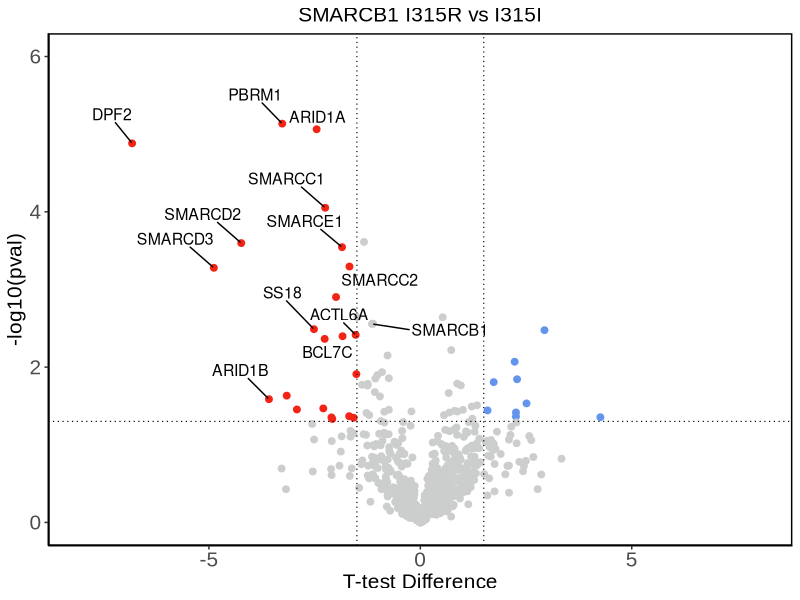
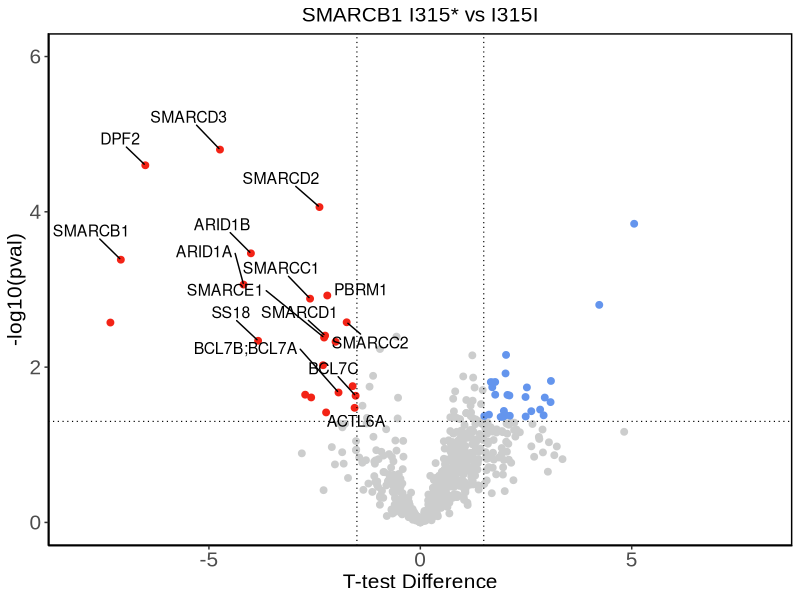
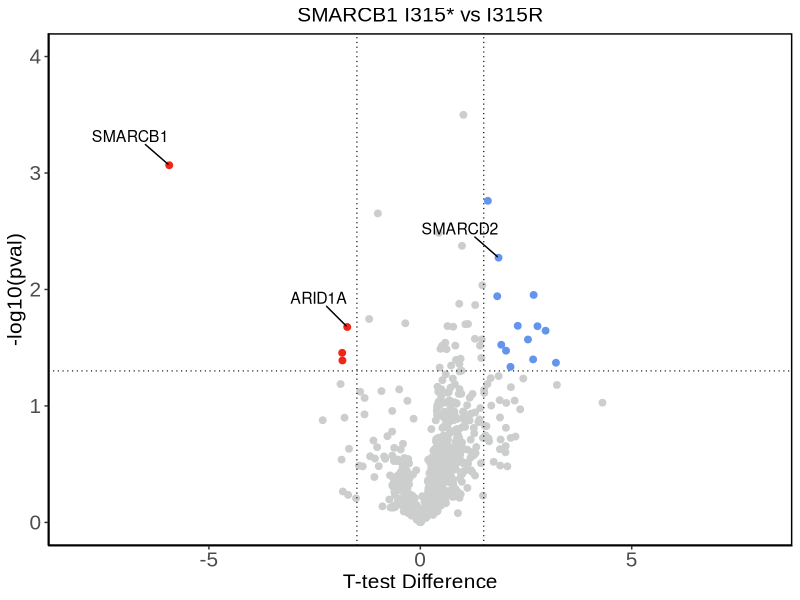
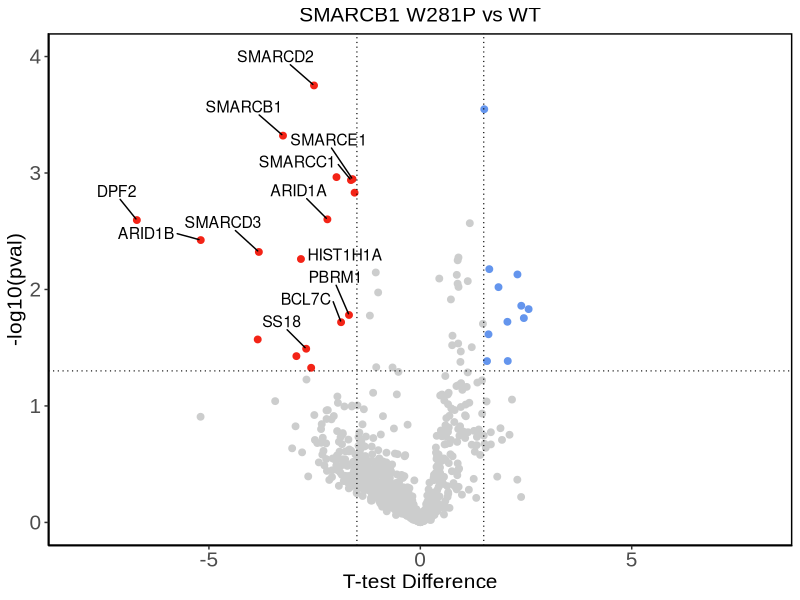
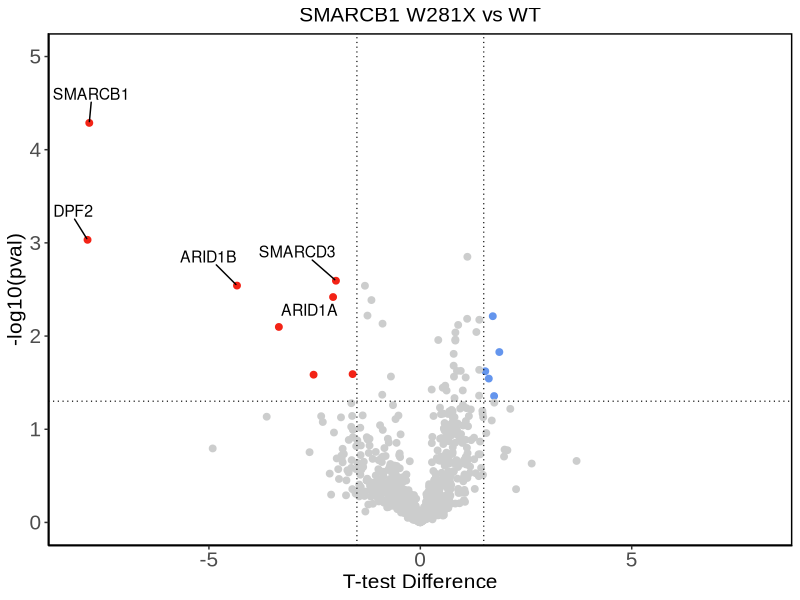
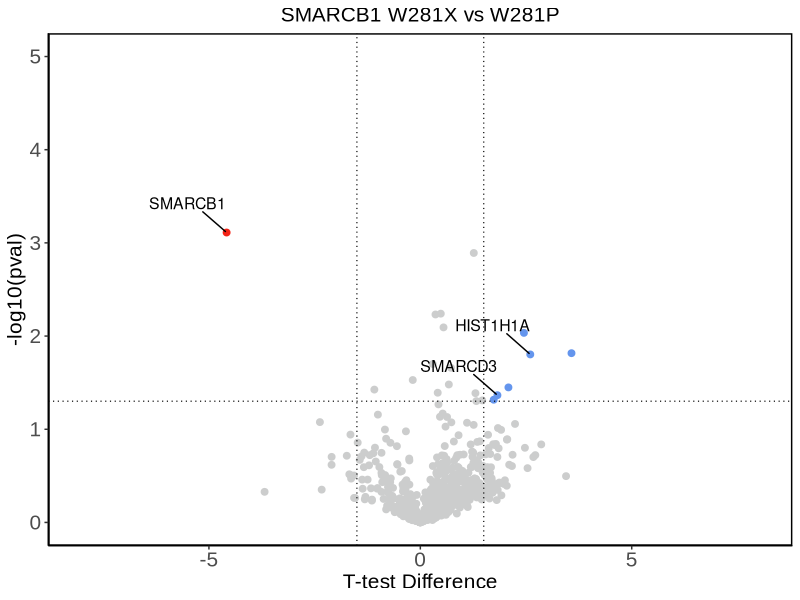
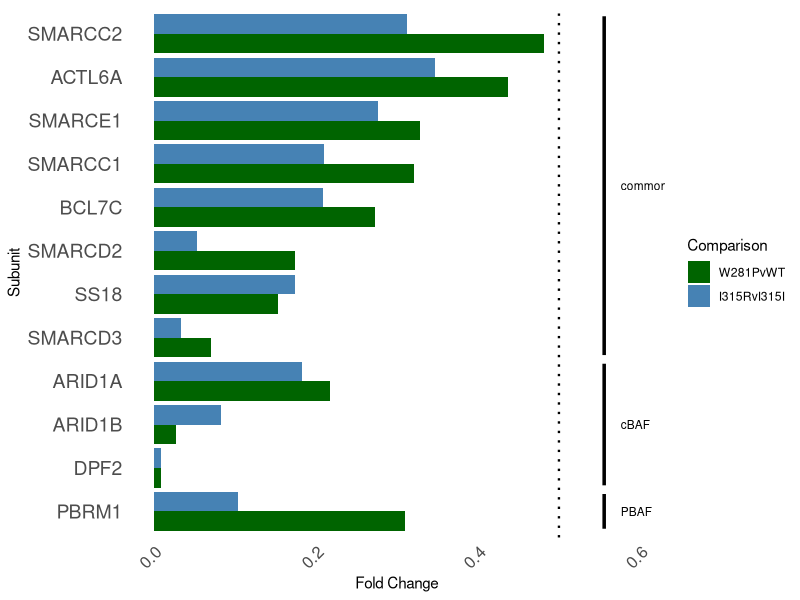
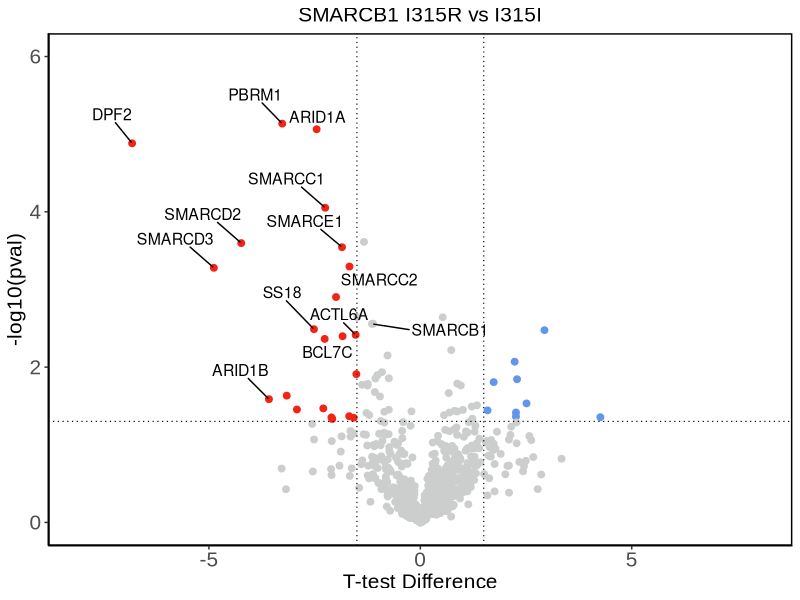

Here is the R script that generated these plots, in order:
## ---- chunk 1
library(readr)
library(ggplot2)
library(dplyr)
library(ggrepel)
library(writexl)

I315_ms <- read_tsv("./results/mass_spec/I315_statistical_analysis.tsv")

I315_ms$`N: Student's T-test Difference I315I_I315R` <- I315_ms$`N: Student's T-test Difference I315I_I315R` * -1

I315_ms$`N: Student's T-test Difference I315I_I315X` <- I315_ms$`N: Student's T-test Difference I315I_I315X` * -1

I315_ms$`N: Student's T-test Difference I315R_I315X` <- I315_ms$`N: Student's T-test Difference I315R_I315X` * -1

I315_ms <- I315_ms[,c(48,50,9,6,2,8,10,4,7,5,3,34,35,37,38,40,42)]

I315_ms <- I315_ms %>%
  rename(Accession = 'T: Majority protein IDs') %>%
  rename('Gene Symbol' = 'T: Gene names') %>%
  rename('L2FC_I315I_R1_LFQ' = 'Intensity 09') %>%
  rename('L2FC_I315I_R2_LFQ' = 'Intensity 06') %>%
  rename('L2FC_I315I_R3_LFQ' = 'Intensity 02') %>%
  rename('L2FC_I315R_R1_LFQ' = 'Intensity 08') %>%
  rename('L2FC_I315R_R2_LFQ' = 'Intensity 10') %>%
  rename('L2FC_I315R_R3_LFQ' = 'Intensity 04') %>%
  rename('L2FC_I315X_R1_LFQ' = 'Intensity 07') %>%
  rename('L2FC_I315X_R2_LFQ' = 'Intensity 05') %>%
  rename('L2FC_I315X_R3_LFQ' = 'Intensity 03')

write_xlsx(I315_ms, "./results/mass_spec/I315_ms_supp_data.xlsx")


#I315IvI315X

I315IvI315X_sig <- I315_ms %>%
  filter(I315_ms$`N: -Log Student's T-test p-value I315I_I315X` > 1.30102999566)

I315IvI315X_sig_up <- I315IvI315X_sig %>%
  filter(I315IvI315X_sig$`N: Student's T-test Difference I315I_I315X` < -1.5)

I315IvI315X_sig_up_clean <- I315IvI315X_sig_up %>% filter(!is.na(`Gene Symbol`))

I315IvI315X_sig_down <- I315IvI315X_sig %>%
  filter(I315IvI315X_sig$`N: Student's T-test Difference I315I_I315X` > 1.5)

I315IvI315X_sig_down_clean <- I315IvI315X_sig_down %>% filter(!is.na(`Gene Symbol`))

I315IvI315X_sig_final <- rbind(I315IvI315X_sig_down, I315IvI315X_sig_up)

I315IvI315X_sig_final2 <- I315IvI315X_sig_final[, c("N: -Log Student's T-test p-value I315I_I315X", "N: Student's T-test Difference I315I_I315X", "Gene Symbol")]

write_xlsx(I315IvI315X_sig_final2, "./results/mass_spec/I315IvI315X_sig_proteins.xlsx")


#I315IvI315R

I315IvI315R_sig <- I315_ms %>%
  filter(I315_ms$`N: -Log Student's T-test p-value I315I_I315R` > 1.30102999566)

I315IvI315R_sig_up <- I315IvI315R_sig %>%
  filter(I315IvI315R_sig$`N: Student's T-test Difference I315I_I315R` < -1.5)

I315IvI315R_sig_up_clean <- I315IvI315R_sig_up %>% filter(!is.na(`Gene Symbol`))

I315IvI315R_sig_down <- I315IvI315R_sig %>%
  filter(I315IvI315R_sig$`N: Student's T-test Difference I315I_I315R` > 1.5)

I315IvI315R_sig_down_clean <- I315IvI315R_sig_down %>% filter(!is.na(`Gene Symbol`))

I315IvI315R_sig_final <- rbind(I315IvI315R_sig_down, I315IvI315R_sig_up)

I315IvI315R_sig_final2 <- I315IvI315R_sig_final[, c("N: -Log Student's T-test p-value I315I_I315R", "N: Student's T-test Difference I315I_I315R", "Gene Symbol")]



write_xlsx(I315IvI315R_sig_final2, "./results/mass_spec/I315IvI315R_sig_proteins.xlsx")

#I315RvI315X

I315RvI315X_sig <- I315_ms %>%
  filter(I315_ms$`N: -Log Student's T-test p-value I315R_I315X` > 1.30102999566)

I315RvI315X_sig_up <- I315RvI315X_sig %>%
  filter(I315RvI315X_sig$`N: Student's T-test Difference I315R_I315X` < -1.5)

I315RvI315X_sig_up_clean <- I315RvI315X_sig_up %>% filter(!is.na(`Gene Symbol`))

I315RvI315X_sig_down <- I315RvI315X_sig %>%
  filter(I315RvI315X_sig$`N: Student's T-test Difference I315R_I315X` > 1.5)

I315RvI315X_sig_down_clean <- I315RvI315X_sig_down %>% filter(!is.na(`Gene Symbol`))

I315RvI315X_sig_final <- rbind(I315RvI315X_sig_down, I315RvI315X_sig_up)

I315RvI315X_sig_final2 <- I315RvI315X_sig_final[, c("N: -Log Student's T-test p-value I315R_I315X", "N: Student's T-test Difference I315R_I315X", "Gene Symbol")]

write_xlsx(I315RvI315X_sig_final2, "./results/mass_spec/I315RvI315X_sig_proteins.xlsx")


I315IvI315R_sig_up_clean_BAF <- I315IvI315R_sig_up_clean %>%
  filter(I315IvI315R_sig_up_clean$`Gene Symbol` == "ARID1A" |
         I315IvI315R_sig_up_clean$`Gene Symbol` == "PBRM1" |
         I315IvI315R_sig_up_clean$`Gene Symbol` == "SMARCD2" |
         I315IvI315R_sig_up_clean$`Gene Symbol` == "ACTL6A" |
         I315IvI315R_sig_up_clean$`Gene Symbol` == "SS18" |
         I315IvI315R_sig_up_clean$`Gene Symbol` == "SMARCD3" |
         I315IvI315R_sig_up_clean$`Gene Symbol` == "ARID1B" |
         I315IvI315R_sig_up_clean$`Gene Symbol` == "SMARCC2" |
         I315IvI315R_sig_up_clean$`Gene Symbol` == "DPF2" |
         I315IvI315R_sig_up_clean$`Gene Symbol` == "SMARCC1" |
         I315IvI315R_sig_up_clean$`Gene Symbol` == "SMARCC1" |
         I315IvI315R_sig_up_clean$`Gene Symbol` == "SMARCE1" |
         I315IvI315R_sig_up_clean$`Gene Symbol` == "BCL7C" )






overlap_I315 <- intersect(I315IvI315R_sig_up$`Gene Symbol`, I315IvI315X_sig_up$`Gene Symbol`)


I315_ms <- I315_ms %>%
  mutate(Significance = case_when(
    `N: -Log Student's T-test p-value I315I_I315R` >= 1.30102999566 & 
    `N: Student's T-test Difference I315I_I315R` > 1.5 ~ "up",
    `N: -Log Student's T-test p-value I315I_I315R` >= 1.30102999566 & 
    `N: Student's T-test Difference I315I_I315R` < -1.5 ~ "down",
    TRUE ~ "nonsig"
  ))



g3 <- I315_ms %>%
  filter(I315_ms$`Gene Symbol` == "SMARCB1")


plot_I315R <- ggplot(data = I315_ms, aes(x = `N: Student's T-test Difference I315I_I315R`, y = `N: -Log Student's T-test p-value I315I_I315R`)) +
  geom_point(aes(color = Significance), size = 2) +
  theme_bw() +
  ylim(0, 6) +
  xlim(-8,8) +
  geom_point(data = g3, color = "#CCCDCD") +
  geom_text_repel(data = g3, label = g3$`Gene Symbol`, hjust = -0.5, vjust = 1, size = 4) +  # Adjust hjust for text positioning
  geom_text_repel(data = I315IvI315R_sig_up_clean_BAF, label = I315IvI315R_sig_up_clean_BAF$`Gene Symbol`, hjust = 1 ,vjust = -2, size = 4) +  # Adjust hjust for text positioning
  labs(title = "SMARCB1 I315R vs I315I", x = "T-test Difference", y = "-log10(pval)") +
  theme(text = element_text(family = "Arial", size = 15),
        axis.text = element_text(size = 15),
        plot.title = element_text(size = 15, hjust = 0.5)) +
  scale_color_manual(values = c("#F32316", "#CCCDCD", "#6495ED")) +
  theme(
    panel.grid.major = element_blank(),
    panel.grid.minor = element_blank(),
    axis.line = element_line(colour = "black"),
    panel.border = element_rect(colour = "black", fill = NA, size = 1)
  ) +
  geom_vline(xintercept = 1.5, linetype = "dotted", size = 0.4) +
  geom_vline(xintercept = -1.5, linetype = "dotted", size = 0.4) + 
  geom_hline(yintercept = 1.30102999566, linetype = "dotted", size = 0.4) +
  theme(legend.position = "none")

plot_I315R 



ggsave("./plots/mass_spec/I315RvsI315I_ms_volcano.tiff", plot =plot_I315R, width = 5, height = 5, dpi=600)

#ggsave("~/Documents/I315IvI315R_ms_volcano.tiff", plot = plot6, width = 5, height = 5, dpi=300)


I315_ms2 <- I315_ms %>%
  mutate(Significance = case_when(
    `N: -Log Student's T-test p-value I315I_I315X` >= 1.30102999566 & 
    `N: Student's T-test Difference I315I_I315X` > 1.5 ~ "up",
    `N: -Log Student's T-test p-value I315I_I315X` >= 1.30102999566 & 
    `N: Student's T-test Difference I315I_I315X` < -1.5 ~ "down",
    TRUE ~ "nonsig"
  ))


g4 <- I315_ms2 %>%
  filter(I315_ms2$`Gene Symbol` == "SMARCB1")



I315IvI315X_sig_up_clean_BAF <- I315IvI315X_sig_up_clean %>%
  filter(I315IvI315X_sig_up_clean$`Gene Symbol` == "ARID1A" |
         I315IvI315X_sig_up_clean$`Gene Symbol` == "PBRM1" |
         I315IvI315X_sig_up_clean$`Gene Symbol` == "SMARCD2" |
         I315IvI315X_sig_up_clean$`Gene Symbol` == "ACTL6A" |
         I315IvI315X_sig_up_clean$`Gene Symbol` == "SS18" |
         I315IvI315X_sig_up_clean$`Gene Symbol` == "SMARCD3" |
         I315IvI315X_sig_up_clean$`Gene Symbol` == "ARID1B" |
         I315IvI315X_sig_up_clean$`Gene Symbol` == "SMARCC2" |
         I315IvI315X_sig_up_clean$`Gene Symbol` == "DPF2" |
         I315IvI315X_sig_up_clean$`Gene Symbol` == "SMARCC1" |
         I315IvI315X_sig_up_clean$`Gene Symbol` == "SMARCE1" |
         I315IvI315X_sig_up_clean$`Gene Symbol` == "BCL7C" |
         I315IvI315X_sig_up_clean$`Gene Symbol` == "SMARCB1" |
         I315IvI315X_sig_up_clean$`Gene Symbol` == "SMARCD1" |  
         I315IvI315X_sig_up_clean$`Gene Symbol` == "BCL7B;BCL7A")




plot_I315X <- ggplot(data = I315_ms2, aes(x = `N: Student's T-test Difference I315I_I315X`, y = `N: -Log Student's T-test p-value I315I_I315X`)) +
  geom_point(aes(color = Significance), size = 2) +
  theme_bw() +
  ylim(0, 6) +
  xlim(-8,8) +
  geom_text_repel(data = I315IvI315X_sig_up_clean_BAF, label = I315IvI315X_sig_up_clean_BAF$`Gene Symbol`, hjust = 1 ,vjust = -2, size = 4) +  # Adjust hjust for text positioning
  labs(title = "SMARCB1 I315* vs I315I", x = "T-test Difference", y = "-log10(pval)") +
  theme(text = element_text(family = "Arial", size = 15),
        axis.text = element_text(size = 15),
        plot.title = element_text(size = 15, hjust = 0.5)) +
  scale_color_manual(values = c("#F32316", "#CCCDCD", "#6495ED")) +
  theme(
    panel.grid.major = element_blank(),
    panel.grid.minor = element_blank(),
    axis.line = element_line(colour = "black"),
    panel.border = element_rect(colour = "black", fill = NA, size = 1)
  ) +
  geom_vline(xintercept = 1.5, linetype = "dotted", size = 0.4) +
  geom_vline(xintercept = -1.5, linetype = "dotted", size = 0.4) + 
  geom_hline(yintercept = 1.30102999566, linetype = "dotted", size = 0.4) +
  theme(legend.position = "none")

plot_I315X

ggsave("./plots/mass_spec/I315XvsI315I_ms_volcano.tiff", plot =plot_I315X, width = 5, height = 5, dpi=600)



I315_ms3 <- I315_ms %>%
  mutate(Significance = case_when(
    `N: -Log Student's T-test p-value I315R_I315X` >= 1.30102999566 & 
    `N: Student's T-test Difference I315R_I315X` > 1.5 ~ "up",
    `N: -Log Student's T-test p-value I315R_I315X` >= 1.30102999566 & 
    `N: Student's T-test Difference I315R_I315X` < -1.5 ~ "down",
    TRUE ~ "nonsig"
  ))


I315RvI315X_sig_both <- rbind(I315RvI315X_sig_up_clean, I315RvI315X_sig_down_clean)


I315RvI315X_sig_up_clean_BAF <- I315RvI315X_sig_both %>%
  filter(I315RvI315X_sig_both$`Gene Symbol` == "ARID1A" |
         I315RvI315X_sig_both$`Gene Symbol` == "SMARCB1" |
         I315RvI315X_sig_both$`Gene Symbol` == "SMARCD2" )



plot_I315RvI315X <- ggplot(data = I315_ms3, aes(x = `N: Student's T-test Difference I315R_I315X`, y = `N: -Log Student's T-test p-value I315R_I315X`)) +
  geom_point(aes(color = Significance), size = 2) +
  theme_bw() +
  ylim(0, 4) +
  xlim(-8,8) +
  geom_text_repel(data = I315RvI315X_sig_up_clean_BAF, label = I315RvI315X_sig_up_clean_BAF$`Gene Symbol`, hjust = 1 ,vjust = -2, size = 4) +  # Adjust hjust for text positioning
  labs(title = "SMARCB1 I315* vs I315R", x = "T-test Difference", y = "-log10(pval)") +
  theme(text = element_text(family = "Arial", size = 15),
        axis.text = element_text(size = 15),
        plot.title = element_text(size = 15, hjust = 0.5)) +
  scale_color_manual(values = c("#F32316", "#CCCDCD", "#6495ED")) +
  theme(
    panel.grid.major = element_blank(),
    panel.grid.minor = element_blank(),
    axis.line = element_line(colour = "black"),
    panel.border = element_rect(colour = "black", fill = NA, size = 1)
  ) +
  geom_vline(xintercept = 1.5, linetype = "dotted", size = 0.4) +
  geom_vline(xintercept = -1.5, linetype = "dotted", size = 0.4) + 
  geom_hline(yintercept = 1.30102999566, linetype = "dotted", size = 0.4) +
  theme(legend.position = "none")

plot_I315RvI315X


ggsave("./plots/mass_spec/I315XvsI315R_ms_volcano.tiff", plot =plot_I315RvI315X, width = 5, height = 5, dpi=600)






## ---- chunk 2

W281_ms <- read_tsv("./results/mass_spec/W281_statistical_analysis.tsv")

W281_ms$`N: Student's T-test Difference WT281_W281P` <- W281_ms$`N: Student's T-test Difference WT281_W281P` * -1

W281_ms$`N: Student's T-test Difference WT281_W281X` <- W281_ms$`N: Student's T-test Difference WT281_W281X` * -1

W281_ms$`N: Student's T-test Difference W281P_W281X` <- W281_ms$`N: Student's T-test Difference W281P_W281X` * -1

W281_ms <- W281_ms[,c(44,46,8,7,5,10,2,9,4,6,3,34,35,37,38,40,41)]

W281_ms <- W281_ms %>%
  rename(Accession = 'T: Majority protein IDs') %>%
  rename('Gene Symbol' = 'T: Gene names') %>%
  rename('L2FC_WT_R1_LFQ' = 'Intensity 08') %>%
  rename('L2FC_WT_R2_LFQ' = 'Intensity 07') %>%
  rename('L2FC_WT_R3_LFQ' = 'Intensity 05') %>%
  rename('L2FC_W281P_R1_LFQ' = 'Intensity 10') %>%
  rename('L2FC_W281P_R2_LFQ' = 'Intensity 02') %>%
  rename('L2FC_W281P_R3_LFQ' = 'Intensity 09') %>%
  rename('L2FC_W281X_R1_LFQ' = 'Intensity 04') %>%
  rename('L2FC_W281X_R2_LFQ' = 'Intensity 06') %>%
  rename('L2FC_W281X_R3_LFQ' = 'Intensity 03')

write_xlsx(W281_ms, "./results/mass_spec/W281_ms_supp_data.xlsx")


#WT v W281*

WTvW281X_sig <- W281_ms %>%
  filter(W281_ms$`N: -Log Student's T-test p-value WT281_W281X` > 1.30102999566)

WTvW281X_sig_up <- WTvW281X_sig %>%
  filter(WTvW281X_sig$`N: Student's T-test Difference WT281_W281X` < -1.5)

WTvW281X_sig_up_clean <- WTvW281X_sig_up %>% filter(!is.na(`Gene Symbol`))

WTvW281X_sig_down <- WTvW281X_sig %>%
  filter(WTvW281X_sig$`N: Student's T-test Difference WT281_W281X` > 1.5)

WTvW281X_sig_down_clean <- WTvW281X_sig_down %>% filter(!is.na(`Gene Symbol`))

WTvW281X_sig_final <- rbind(WTvW281X_sig_down, WTvW281X_sig_up)

WTvW281X_sig_final2 <- WTvW281X_sig_final[, c("N: -Log Student's T-test p-value WT281_W281X", "N: Student's T-test Difference WT281_W281X", "Gene Symbol")]

write_xlsx(WTvW281X_sig_final2, "./results/mass_spec/WTvW281X_sig_proteins.xlsx")

#WT v W281P 

WTvW281P_sig <- W281_ms %>%
  filter(W281_ms$`N: -Log Student's T-test p-value WT281_W281P` > 1.30102999566)

WTvW281P_sig_up <- WTvW281P_sig %>%
  filter(WTvW281P_sig$`N: Student's T-test Difference WT281_W281P` < -1.5)

WTvW281P_sig_up_clean <- WTvW281P_sig_up %>% filter(!is.na(`Gene Symbol`))

WTvW281P_sig_down <- WTvW281P_sig %>%
  filter(WTvW281P_sig$`N: Student's T-test Difference WT281_W281P` > 1.5)

WTvW281P_sig_down_clean <- WTvW281P_sig_down %>% filter(!is.na(`Gene Symbol`))

WTvW281P_sig_final <- rbind(WTvW281P_sig_down, WTvW281P_sig_up)

WTvW281P_sig_final2 <- WTvW281P_sig_final[, c("N: -Log Student's T-test p-value WT281_W281P", "N: Student's T-test Difference WT281_W281P", "Gene Symbol")]

write_xlsx(WTvW281P_sig_final2, "./results/mass_spec/WTvW281P_sig_proteins.xlsx")



#W281P v W281X

W281PvW281X_sig <- W281_ms %>%
  filter(W281_ms$`N: -Log Student's T-test p-value W281P_W281X` > 1.30102999566)

W281PvW281X_sig_up <- W281PvW281X_sig %>%
  filter(W281PvW281X_sig$`N: Student's T-test Difference W281P_W281X` < -1.5)

W281PvW281X_sig_up_clean <- W281PvW281X_sig_up %>% filter(!is.na(`Gene Symbol`))

W281PvW281X_sig_down <- W281PvW281X_sig %>%
  filter(W281PvW281X_sig$`N: Student's T-test Difference W281P_W281X` > 1.5)

W281PvW281X_sig_down_clean <- W281PvW281X_sig_down %>% filter(!is.na(`Gene Symbol`))

W281PvW281X_sig_final <- rbind(W281PvW281X_sig_down, W281PvW281X_sig_up)

W281PvW281X_sig_final2 <- W281PvW281X_sig_final[, c("N: -Log Student's T-test p-value W281P_W281X", "N: Student's T-test Difference W281P_W281X", "Gene Symbol")]

write_xlsx(W281PvW281X_sig_final2, "./results/mass_spec/W281PvW281X_sig_proteins.xlsx")





WT281vW281P_sig_up_clean_BAF <- WTvW281P_sig_up_clean %>%
  filter(WTvW281P_sig_up_clean$`Gene Symbol` == "ARID1A" |
         WTvW281P_sig_up_clean$`Gene Symbol` == "PBRM1" |
         WTvW281P_sig_up_clean$`Gene Symbol` == "SMARCD2" |
         WTvW281P_sig_up_clean$`Gene Symbol` == "SS18" |
         WTvW281P_sig_up_clean$`Gene Symbol` == "SMARCD3" |
         WTvW281P_sig_up_clean$`Gene Symbol` == "ARID1B" |
         WTvW281P_sig_up_clean$`Gene Symbol` == "SMARCB1" |
         WTvW281P_sig_up_clean$`Gene Symbol` == "DPF2" |
         WTvW281P_sig_up_clean$`Gene Symbol` == "SMARCC1" |
         WTvW281P_sig_up_clean$`Gene Symbol` == "SMARCE1" |
         WTvW281P_sig_up_clean$`Gene Symbol` == "BCL7C" |
         WTvW281P_sig_up_clean$`Gene Symbol` == "HIST1H1A")




overlap_W281 <- intersect(WTvW281P_sig_up$`Gene Symbol`, WTvW281X_sig_up$`Gene Symbol`)


W281_ms <- W281_ms %>%
  mutate(Significance = case_when(
    `N: -Log Student's T-test p-value WT281_W281P` >= 1.30102999566 & 
    `N: Student's T-test Difference WT281_W281P` > 1.5 ~ "up",
    `N: -Log Student's T-test p-value WT281_W281P` >= 1.30102999566 & 
    `N: Student's T-test Difference WT281_W281P` < -1.5 ~ "down",
    TRUE ~ "nonsig"
  ))




plot_W281P <- ggplot(data = W281_ms, aes(x = `N: Student's T-test Difference WT281_W281P`, y = `N: -Log Student's T-test p-value WT281_W281P`)) +
  geom_point(aes(color = Significance), size = 2) +
  theme_bw() +
  ylim(0, 4) +
  xlim(-8,8) +
  geom_text_repel(data = WT281vW281P_sig_up_clean_BAF, label = WT281vW281P_sig_up_clean_BAF$`Gene Symbol`, hjust = 1 ,vjust = -2, size = 4) +  # Adjust hjust for text positioning
  labs(title = "SMARCB1 W281P vs WT", x = "T-test Difference", y = "-log10(pval)") +
  theme(text = element_text(family = "Arial", size = 15),
        axis.text = element_text(size = 15),
        plot.title = element_text(size = 15, hjust = 0.5)) +
  scale_color_manual(values = c("#F32316", "#CCCDCD", "#6495ED")) +
  theme(
    panel.grid.major = element_blank(),
    panel.grid.minor = element_blank(),
    axis.line = element_line(colour = "black"),
    panel.border = element_rect(colour = "black", fill = NA, size = 1)
  ) +
  geom_vline(xintercept = 1.5, linetype = "dotted", size = 0.4) +
  geom_vline(xintercept = -1.5, linetype = "dotted", size = 0.4) + 
  geom_hline(yintercept = 1.30102999566, linetype = "dotted", size = 0.4) +
  theme(legend.position = "none")

plot_W281P


ggsave("./plots/mass_spec/W281PvWT_ms_volcano.tiff", plot = plot_W281P, width = 5, height = 5, dpi=600)



W281_ms2 <- W281_ms %>%
  mutate(Significance = case_when(
    `N: -Log Student's T-test p-value WT281_W281X` >= 1.30102999566 & 
    `N: Student's T-test Difference WT281_W281X` > 1.5 ~ "up",
    `N: -Log Student's T-test p-value WT281_W281X` >= 1.30102999566 & 
    `N: Student's T-test Difference WT281_W281X` < -1.5 ~ "down",
    TRUE ~ "nonsig"
  ))


WT281vW281X_sig_up_clean_BAF <- WTvW281X_sig_up_clean %>%
  filter(WTvW281X_sig_up_clean$`Gene Symbol` == "ARID1A" |
         WTvW281X_sig_up_clean$`Gene Symbol` == "ARID1B" |
         WTvW281X_sig_up_clean$`Gene Symbol` == "SMARCB1" |
         WTvW281X_sig_up_clean$`Gene Symbol` == "DPF2" |
         WTvW281X_sig_up_clean$`Gene Symbol` == "SMARCD3")


plot_W281X <- ggplot(data = W281_ms2, aes(x = `N: Student's T-test Difference WT281_W281X`, y = `N: -Log Student's T-test p-value WT281_W281X`)) +
  geom_point(aes(color = Significance), size = 2) +
  theme_bw() +
  ylim(0, 5) +
  xlim(-8,8) +
  geom_text_repel(data = WT281vW281X_sig_up_clean_BAF, label = WT281vW281X_sig_up_clean_BAF$`Gene Symbol`, hjust = 1 ,vjust = -2, size = 4) +  # Adjust hjust for text positioning
  labs(title = "SMARCB1 W281X vs WT", x = "T-test Difference", y = "-log10(pval)") +
  theme(text = element_text(family = "Arial", size = 15),
        axis.text = element_text(size = 15),
        plot.title = element_text(size = 15, hjust = 0.5)) +
  scale_color_manual(values = c("#F32316", "#CCCDCD", "#6495ED")) +
  theme(
    panel.grid.major = element_blank(),
    panel.grid.minor = element_blank(),
    axis.line = element_line(colour = "black"),
    panel.border = element_rect(colour = "black", fill = NA, size = 1)
  ) +
  geom_vline(xintercept = 1.5, linetype = "dotted", size = 0.4) +
  geom_vline(xintercept = -1.5, linetype = "dotted", size = 0.4) + 
  geom_hline(yintercept = 1.30102999566, linetype = "dotted", size = 0.4) +
  theme(legend.position = "none")

plot_W281X

ggsave("./plots/mass_spec/W281XvWT_ms_volcano.tiff", plot = plot_W281X, width = 5, height = 5, dpi=600)



W281_ms3 <- W281_ms %>%
  mutate(Significance = case_when(
    `N: -Log Student's T-test p-value W281P_W281X` >= 1.30102999566 & 
    `N: Student's T-test Difference W281P_W281X` > 1.5 ~ "up",
    `N: -Log Student's T-test p-value W281P_W281X` >= 1.30102999566 & 
    `N: Student's T-test Difference W281P_W281X` < -1.5 ~ "down",
    TRUE ~ "nonsig"
  ))



W281PvW281X_sig_both <- rbind(W281PvW281X_sig_up_clean, W281PvW281X_sig_down_clean)

W281PvW281X_sig_up_clean_BAF <- W281PvW281X_sig_both %>%
  filter(W281PvW281X_sig_both$`Gene Symbol` == "SMARCB1" |
         W281PvW281X_sig_both$`Gene Symbol` == "HIST1H1A" |
         W281PvW281X_sig_both$`Gene Symbol` == "SMARCD3" )



plot_W281PvW281X <- ggplot(data = W281_ms3, aes(x = `N: Student's T-test Difference W281P_W281X`, y = `N: -Log Student's T-test p-value W281P_W281X`)) +
  geom_point(aes(color = Significance), size = 2) +
  theme_bw() +
  ylim(0, 5) +
  xlim(-8,8) +
  geom_text_repel(data = W281PvW281X_sig_up_clean_BAF, label = W281PvW281X_sig_up_clean_BAF$`Gene Symbol`, hjust = 1 ,vjust = -2, size = 4) +  # Adjust hjust for text positioning
  labs(title = "SMARCB1 W281X vs W281P", x = "T-test Difference", y = "-log10(pval)") +
  theme(text = element_text(family = "Arial", size = 15),
        axis.text = element_text(size = 15),
        plot.title = element_text(size = 15, hjust = 0.5)) +
  scale_color_manual(values = c("#F32316", "#CCCDCD", "#6495ED")) +
  theme(
    panel.grid.major = element_blank(),
    panel.grid.minor = element_blank(),
    axis.line = element_line(colour = "black"),
    panel.border = element_rect(colour = "black", fill = NA, size = 1)
  ) +
  geom_vline(xintercept = 1.5, linetype = "dotted", size = 0.4) +
  geom_vline(xintercept = -1.5, linetype = "dotted", size = 0.4) + 
  geom_hline(yintercept = 1.30102999566, linetype = "dotted", size = 0.4) +
  theme(legend.position = "none")

plot_W281PvW281X

ggsave("./plots/mass_spec/W281XvW281P_ms_volcano.tiff", plot = plot_W281PvW281X, width = 5, height = 5, dpi=600)

## ---- chunk 3

library(dplyr)
library(tidyr)

I315IvI315R_fc <- I315_ms %>%
  filter(I315_ms$`Gene Symbol` == "ARID1A" |
         I315_ms$`Gene Symbol` == "PBRM1" |
         I315_ms$`Gene Symbol` == "SMARCD2" |
         I315_ms$`Gene Symbol` == "ACTL6A" |
         I315_ms$`Gene Symbol` == "SS18" |
         I315_ms$`Gene Symbol` == "SMARCD3" |
         I315_ms$`Gene Symbol` == "ARID1B" |
         I315_ms$`Gene Symbol` == "SMARCC2" |
         I315_ms$`Gene Symbol` == "DPF2" |
         I315_ms$`Gene Symbol` == "SMARCC1" |
         I315_ms$`Gene Symbol` == "SMARCC1" |
         I315_ms$`Gene Symbol` == "SMARCE1" |
         I315_ms$`Gene Symbol` == "BCL7C" |
         I315_ms$`Gene Symbol` == "SMARCB1"  |
         I315_ms$`Gene Symbol` == "HISTH1A")

I315IvI315R_fc <- I315IvI315R_fc[,c(2,12,13)]


WT281vW281P_fc <- W281_ms %>%
  filter(W281_ms$`Gene Symbol` == "ARID1A" |
         W281_ms$`Gene Symbol` == "PBRM1" |
         W281_ms$`Gene Symbol` == "SMARCD2" |
         W281_ms$`Gene Symbol` == "SS18" |
         W281_ms$`Gene Symbol` == "SMARCD3" |
         W281_ms$`Gene Symbol` == "ARID1B" |
         W281_ms$`Gene Symbol` == "SMARCB1" |
         W281_ms$`Gene Symbol` == "DPF2" |
         W281_ms$`Gene Symbol` == "SMARCC1" |
         W281_ms$`Gene Symbol` == "SMARCE1" |
         W281_ms$`Gene Symbol` == "BCL7C" |
         W281_ms$`Gene Symbol` == "HIST1H1A" |
         W281_ms$`Gene Symbol` == "ACTL6A" |
         W281_ms$`Gene Symbol` == "SMARCC2"  )

WT281vW281P_fc <- WT281vW281P_fc[,c(2,12,13)]

merged_fc <- inner_join(WT281vW281P_fc, I315IvI315R_fc, by = "Gene Symbol")



merged_fc <- merged_fc %>%
  rename( WTvW281P_L2FC = "N: Student's T-test Difference WT281_W281P") %>%
  rename(I315IvI315R_L2FC = "N: Student's T-test Difference I315I_I315R") 

# Convert to fold change:
merged_fc$W281PvWT <- 2 ^ merged_fc$WTvW281P_L2FC
merged_fc$I315RvI315I <- 2 ^ merged_fc$I315IvI315R_L2FC


merged_fc <- merged_fc %>%
  filter(merged_fc$`Gene Symbol` != "SMARCB1")

merged_fc <- merged_fc %>%
  mutate(Category = case_when(
    `Gene Symbol` %in% c("SMARCE1", "SMARCD3", "SMARCD2", "SMARCC1", "BCL7C", "SS18", "SMARCC2", "ACTL6A") ~ "common",
    `Gene Symbol` %in% c("DPF2", "ARID1A", "ARID1B") ~ "cBAF",
    `Gene Symbol` %in% c("PBRM1") ~ "PBAF",
    TRUE ~ "Other"  # just in case
  ))

merged_fc <- merged_fc %>%
  arrange(factor(Category, levels = c("common", "cBAF", "PBAF")), desc(W281PvWT)) %>%
  mutate(`Gene Symbol` = factor(`Gene Symbol`, levels = `Gene Symbol`))  # set factor levels by this order


merged_fc_long <- merged_fc %>%
  select(`Gene Symbol`, Category, W281PvWT, I315RvI315I) %>%
  pivot_longer(
    cols = c(W281PvWT, I315RvI315I),
    names_to = "Comparison",
    values_to = "FoldChange"
  )

merged_fc_long$Comparison <- factor(merged_fc_long$Comparison, levels = c("W281PvWT", "I315RvI315I"))

merged_fc_long$`Gene Symbol` <- factor(
  merged_fc_long$`Gene Symbol`,
  levels = rev(levels(merged_fc_long$`Gene Symbol`))
)


# Recalculate levels after flipping
x_levels <- levels(merged_fc_long$`Gene Symbol`)

# Build label positions based on new order
label_positions <- merged_fc %>%
  select(`Gene Symbol`, Category) %>%
  distinct() %>%
  mutate(x = match(`Gene Symbol`, x_levels)) %>%
  group_by(Category) %>%
  summarize(
    xmin = min(x),
    xmax = max(x),
    xmid = (xmin + xmax) / 2
  )






max_y <- max(merged_fc_long$FoldChange) * 1.05  # adjust as needed for spacing

fc_plot <- ggplot(merged_fc_long, aes(x = `Gene Symbol`, y = FoldChange, fill = Comparison)) +
  geom_bar(stat = "identity", position = position_dodge(width = 0.9)) +
  theme_minimal() +
  labs(
    x = "Subunit",
    y = "Fold Change"
  ) +
  scale_fill_manual(values = c("W281PvWT" = "darkgreen", "I315RvI315I" = "steelblue")) +
  theme(axis.text.x = element_text(angle = 45, hjust = 1)) +

  # ✅ Add label bars and text using correct x positions
  geom_segment(data = label_positions,
               aes(x = xmin - 0.4, xend = xmax + 0.4,
                   y = max_y + 0.05, yend = max_y + 0.05),
               inherit.aes = FALSE,
               size = 1.2) +
  geom_text(data = label_positions,
            aes(x = xmid , y = max_y + 0.08 * max_y, label = Category),
            inherit.aes = FALSE,
            size = 3,
            hjust = 0,
            nudge_y = 0.03) +
  theme(
  panel.grid.major = element_blank(),
  panel.grid.minor = element_blank()
) + coord_flip() + scale_y_continuous(limits = c(0, 0.6)) +

  # Theme tweaks
  theme(
    axis.text.y = element_text(size = 14),  # ← increase this number to make gene symbols bigger
    axis.text.x = element_text(size = 12),
    panel.grid.major = element_blank(),
    panel.grid.minor = element_blank()
  ) +
  geom_hline(yintercept = 0.5, linetype = "dotted", color = "black", size = 0.8)

fc_plot

ggsave("./plots/mass_spec/fold_change_plot.tif", fc_plot, width = 6, height = 4)

